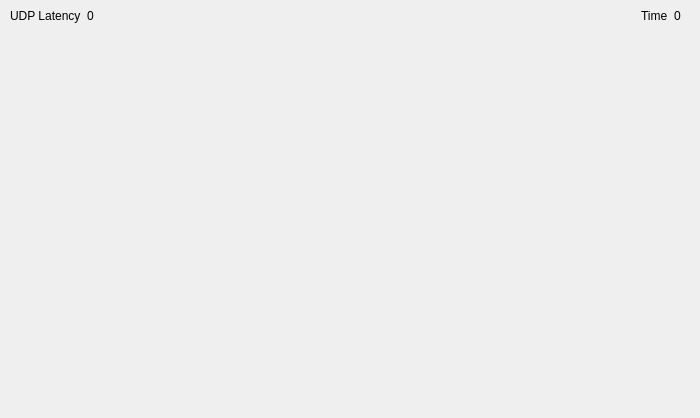
<?xml version="1.0" encoding="UTF-8"?>
<ui version="4.0">
 <class>LLFTranslator</class>
 <widget class="QWidget" name="LLFTranslator">
  <property name="geometry">
   <rect>
    <x>0</x>
    <y>0</y>
    <width>700</width>
    <height>418</height>
   </rect>
  </property>
  <property name="windowTitle">
   <string>LLFTranslator</string>
  </property>
  <widget class="QWidget" name="horizontalLayoutWidget">
   <property name="geometry">
    <rect>
     <x>10</x>
     <y>0</y>
     <width>671</width>
     <height>31</height>
    </rect>
   </property>
   <layout class="QHBoxLayout" name="horizontalLayout">
    <item>
     <widget class="QLabel" name="label">
      <property name="text">
       <string>UDP Latency</string>
      </property>
     </widget>
    </item>
    <item>
     <widget class="QLabel" name="label_3">
      <property name="text">
       <string>0</string>
      </property>
     </widget>
    </item>
    <item>
     <spacer name="horizontalSpacer">
      <property name="orientation">
       <enum>Qt::Horizontal</enum>
      </property>
      <property name="sizeHint" stdset="0">
       <size>
        <width>40</width>
        <height>20</height>
       </size>
      </property>
     </spacer>
    </item>
    <item>
     <widget class="QLabel" name="label_2">
      <property name="text">
       <string>Time</string>
      </property>
     </widget>
    </item>
    <item>
     <widget class="QLabel" name="label_4">
      <property name="text">
       <string>0</string>
      </property>
     </widget>
    </item>
   </layout>
  </widget>
 </widget>
 <resources/>
 <connections/>
</ui>
